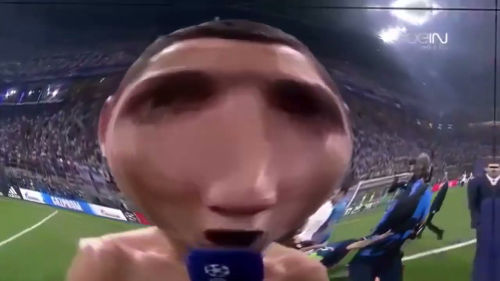
#> input picture 7_warp_perspective_pict/ronaldo.jpg, 500 x 281 px
$ jupyter execute warp_perspec_jup.ipynb
#> lines starting #> are read from the running program, lines starting #| are printed output that depends on the picture
[cell 1]
#perspektifi degistirmek neden onemli: biz yamuk olan nesnelerin tespitini yapabilyoruz ama goruntu ıslemede oyle degıl
#duz olanı ogrenırse yamuk olanı bilemeyebilir. o yuzden nesneleri cevire cevire anlamlandırmasını saglıyoruz.

[cell 2]
import cv2
import pandas as pd
import numpy as np

[cell 3]
#resmi ice aktarıyoruz
img = cv2.imread("ronaldo.jpg")
#> img is the input picture: shape (281, 500, 3); mean B, G, R 84.5, 77.1, 90.6
cv2.imshow("Original Ronaldo", img)
cv2.waitKey(0)
cv2.destroyAllWindows()

[cell 4]
#resim boyutlarına bakalım
width = 550
height =450

pts1 = np.float32([[0,0],[0,height],[width,0],[width,height]])
pts2 = np.float32([[230,1],[1,472],[540,150],[338,617]])
#buraya ilk once yamuk olan & duz olup da yamultmak istedigimiz nesnemizin onceki ve olmasını istedigimiz sonraki kordinatlarını
#giriyoruz.

matrix = cv2.getPerspectiveTransform(pts1, pts2)
#1. perspektiften 2. perspektife cevirttiriyoruz.
print(matrix)

[cell 5]
#cevirme islemini gerceklestiriyoruz.
imgOutput = cv2.warpPerspective(img, matrix, (width,height))     #burada en sondaki resmimizin olmasını istedigimiz boyudur.
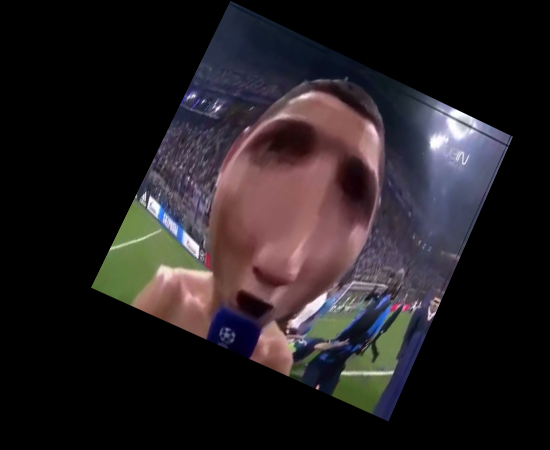
#> imgOutput: shape (450, 550, 3); mean B, G, R 34.3, 31.5, 37
cv2.imshow("Donusturulmus Resim", imgOutput)
cv2.waitKey(0)
cv2.destroyAllWindows()


$ run again, with 7_warp_perspective_pict/messi.jpg copied over 7_warp_perspective_pict/ronaldo.jpg
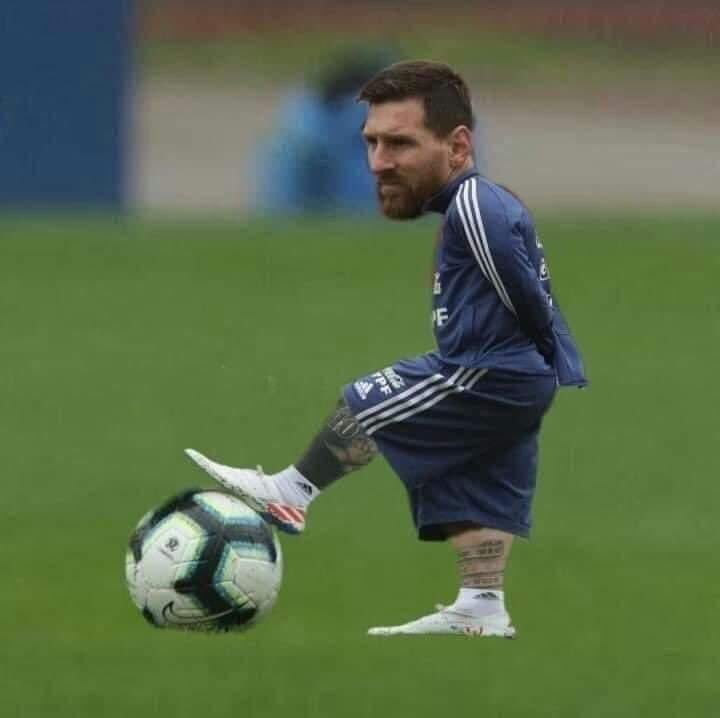
#> input picture 7_warp_perspective_pict/messi.jpg, 720 x 718 px
#> img is the input picture: shape (718, 720, 3); mean B, G, R 73.3, 108.1, 89.6
#> `imgOutput = cv2.warpPerspective(img, matrix, (width,height))`:
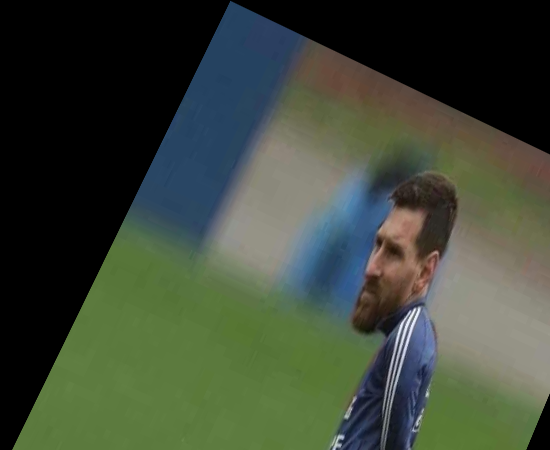
#> imgOutput: shape (450, 550, 3); mean B, G, R 56.3, 71, 61.6
